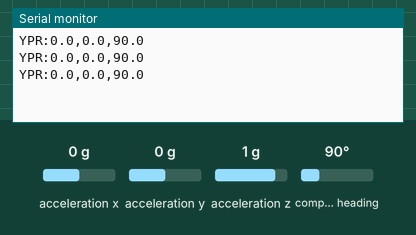
Recording of a sketch running on a simulated Arduino Uno, built with avr-gcc and run on an emulated ATmega328P. On the bench: the last lines printed to the serial monitor. The test bench sets the inputs (shaded band); at power-on: acceleration x 0 g, acceleration y 0 g, acceleration z 1 g, compass heading 90°.

Above: at 2.2 s.
2.3 s: acceleration x set to -1.4 g
At 2.9 s:
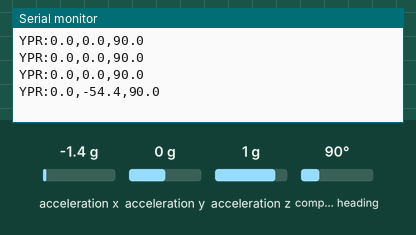
3.8 s: acceleration y set to -1.4 g
At 4.4 s:
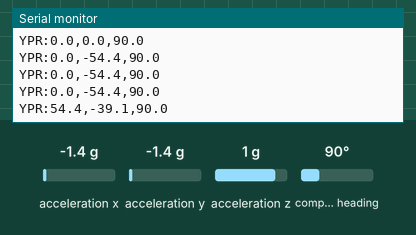
5.3 s: acceleration z set to -1.4 g
At 5.9 s:
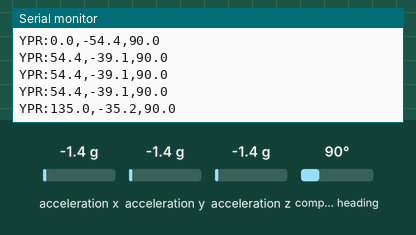
6.8 s: compass heading set to 7°
At 7.4 s:
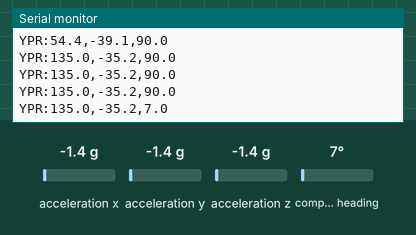
Timing chart, 0 to 9.3 s (numbered marks = the images above; inputs shaded):
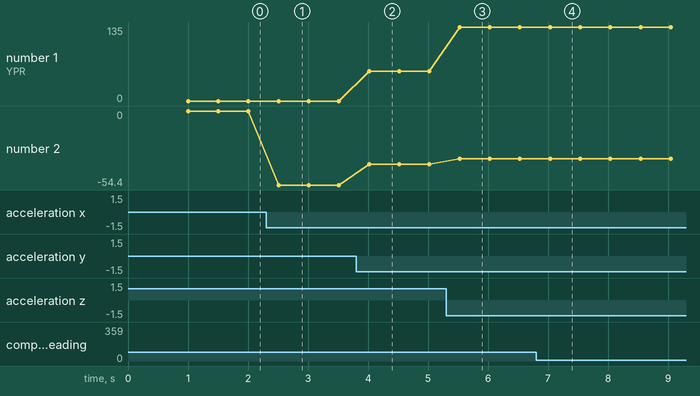

The sketch:

imu_sensor_trans.ino
```cpp
#include <Wire.h>
#include <Adafruit_Sensor.h>
#include <Adafruit_BNO055.h>
#include <utility/imumaths.h>

#define BNO055_SAMPLERATE_DELAY_MS (500)

Adafruit_BNO055 bno = Adafruit_BNO055(55, 0x29, &Wire);  // 주소는 0x28 또는 0x29 확인

void setup() {
  Serial.begin(115200);
  while (!Serial);  // Wait for serial

  if (!bno.begin()) {
    Serial.println("No BNO055 detected. Check wiring or I2C address!");
    while (1);
  }

  delay(1000);
  bno.setExtCrystalUse(true);
}

void loop() {
  sensors_event_t event;
  bno.getEvent(&event);

  uint8_t sys, gyro, accel, mag;
  bno.getCalibration(&sys, &gyro, &accel, &mag);

  // 모든 보정값이 3일 때만 전송 (방향각이 0이 아닌지로는 보정 완료를 판단할 수 없음 -
  // 로봇이 실제로 그 방향을 보고 있으면 보정 전에도 0이 아닌 값이 나오고,
  // 반대로 보정이 끝나도 방향이 0 근처면 전송이 누락됨)
  if (sys == 3 && gyro == 3 && accel == 3 && mag == 3)
  {
    Serial.print("YPR:");
    Serial.print(event.orientation.z, 1); Serial.print(",");  // Yaw
    Serial.print(event.orientation.y, 1); Serial.print(",");  // Pitch
    Serial.println(event.orientation.x, 1);                   // Roll
  }
  delay(BNO055_SAMPLERATE_DELAY_MS);
}
```

Measured:
- after the input at 2.3 s, the serial monitor: prints a new line after 0.21 s (image 1)
- after the input at 3.8 s, the serial monitor: prints a new line after 0.22 s (image 2)
- after the input at 5.3 s, the serial monitor: prints a new line after 0.23 s (image 3)
- after the input at 6.8 s, the serial monitor: prints a new line after 0.23 s (image 4)
- plotted number 1: 0 → 54.4 after the input at 3.8 s, 54.4 → 135 after the input at 5.3 s
- plotted number 2: 0 → -54.4 after the input at 2.3 s, -54.4 → -39.1 after the input at 3.8 s, -39.1 → -35.2 after the input at 5.3 s
